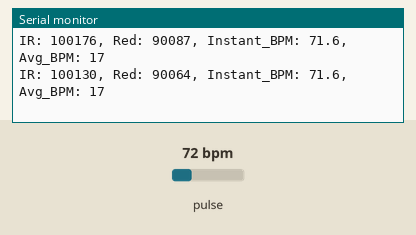
Bench run of a sketch on a simulated ESP8266 (NodeMCU). On the bench: the last lines printed to the serial monitor. Inputs (shaded band) come from the test bench; at power-on: pulse 72 bpm.

Above: at 1.2 s.
1.3 s: pulse set to 42 bpm
At 1.34 s:
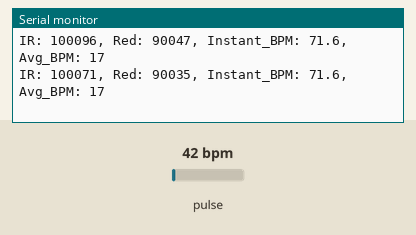
2.8 s: pulse set to 70 bpm
At 2.85 s:
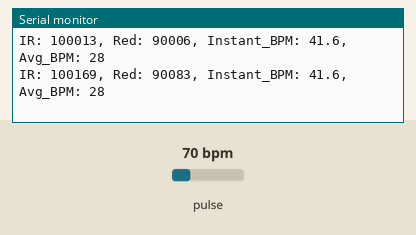
Timing chart, 0 to 5.8 s (numbered marks = the images above; inputs shaded):
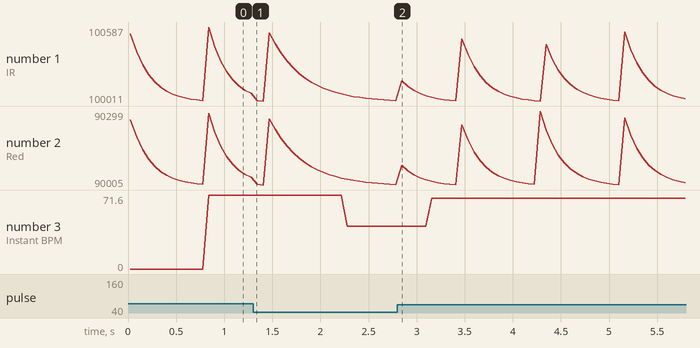

Measured:
- plotted number 1: 100071 → 100013 after the input at 1.3 s
- plotted number 3: 71.6 → 41.6 after the input at 1.3 s

The sketch:

05_max30102_test.ino
```cpp
#include <Arduino.h>
#include <Wire.h>
#include "MAX30105.h"
#include "heartRate.h"
#include "board_config.h"

MAX30105 particleSensor;

const byte RATE_SIZE = 4;
byte rates[RATE_SIZE];
byte rateSpot = 0;
long lastBeat = 0;
float beatsPerMinute = 0;
int beatAvg = 0;

void setup() {
  Serial.begin(115200);
  while (!Serial) delay(10);

  Serial.println("\n==========================================");
  B_PRINTF("  MAX30102 Heart Rate Sensor Test\n");
  B_PRINTF("  Board: %s\n", BOARD_TYPE_NAME);
  Serial.println("==========================================");

#if defined(ESP32) || defined(ESP8266)
  Wire.begin(I2C_SDA_PIN, I2C_SCL_PIN);
#else
  Wire.begin();
#endif

  if (!particleSensor.begin(Wire, I2C_SPEED_FAST)) {
    Serial.println("❌ MAX30102 was not found at 0x57. Please check wiring/power.");
    while (1) delay(100);
  }
  Serial.println("✅ MAX30102 Found and Initialized successfully!");

  particleSensor.setup();
  particleSensor.setPulseAmplitudeRed(0x0A);
  particleSensor.setPulseAmplitudeGreen(0);
}

void loop() {
  long irValue = particleSensor.getIR();

  if (irValue < 50000) {
    B_PRINTF("IR: %ld | [No finger detected - Place finger on sensor]\n", irValue);
    delay(500);
    return;
  }

  if (checkForBeat(irValue) == true) {
    long delta = millis() - lastBeat;
    lastBeat = millis();

    beatsPerMinute = 60.0f / (delta / 1000.0f);

    if (beatsPerMinute < 255 && beatsPerMinute > 20) {
      rates[rateSpot++] = (byte)beatsPerMinute;
      rateSpot %= RATE_SIZE;

      beatAvg = 0;
      for (byte x = 0; x < RATE_SIZE; x++) beatAvg += rates[x];
      beatAvg /= RATE_SIZE;
    }
  }

  long redValue = particleSensor.getRed();
  B_PRINTF("IR: %ld, Red: %ld, Instant_BPM: %.1f, Avg_BPM: %d\n",
           irValue, redValue, beatsPerMinute, beatAvg);
  delay(50);
}
```

board_config.h
```cpp
#ifndef BOARD_CONFIG_H
#define BOARD_CONFIG_H

#include <Arduino.h>

// ==============================================================================
// 1. Automatic Architecture Detection & Pin Mapping
// ==============================================================================

#if defined(ESP32)
  // ---------------- ESP32 Configuration ----------------
  #define BOARD_TYPE_NAME   "ESP32 DevKit (3.3V Logic)"
  #define I2C_SDA_PIN       21
  #define I2C_SCL_PIN       22
  #define EMG_PIN           34    // ADC1 CH6
  #define FSR_PIN           35    // ADC1 CH7
  #define ADC_MAX_VAL       4095  // 12-bit ADC
  #define SYSTEM_VCC        3.3f
  #define HAS_DUAL_ADC      1

  inline void setupBoardAdc() {
    analogReadResolution(12);
    analogSetAttenuation(ADC_11db); // 0 - 3.3V
  }

#elif defined(ESP8266)
  // ---------------- ESP8266 Configuration ----------------
  #define BOARD_TYPE_NAME   "ESP8266 NodeMCU / D1 Mini (3.3V Logic)"
  #define I2C_SDA_PIN       4     // D2
  #define I2C_SCL_PIN       5     // D1
  #define EMG_PIN           A0    // ESP8266 มี ADC Pin เดียว (A0)
  #define FSR_PIN           A0    // สลับเสียบสาย A0 เมื่อต้องการทดสอบ FSR
  #define ADC_MAX_VAL       1023  // 10-bit ADC
  #define SYSTEM_VCC        3.3f
  #define HAS_DUAL_ADC      0

  inline void setupBoardAdc() {
    // ESP8266 default is 10-bit 0-1.0V (or 0-3.3V on NodeMCU with onboard divider)
  }

#elif defined(ARDUINO_ARCH_AVR)
  // ---------------- Arduino Uno / Nano (ATmega328P) ----------------
  #define BOARD_TYPE_NAME   "Arduino Uno / Nano (5.0V Logic)"
  #define I2C_SDA_PIN       A4    // Fixed Hardware I2C SDA
  #define I2C_SCL_PIN       A5    // Fixed Hardware I2C SCL
  #define EMG_PIN           A0
  #define FSR_PIN           A1
  #define ADC_MAX_VAL       1023  // 10-bit ADC
  #define SYSTEM_VCC        5.0f
  #define HAS_DUAL_ADC      1

  inline void setupBoardAdc() {
    // AVR default is 10-bit with 5V VCC reference
  }

#else
  #error "Unsupported Microcontroller Architecture! Supported: ESP32, ESP8266, Arduino Uno (AVR)"
#endif

// ==============================================================================
// 2. Cross-Platform Printf Helper (Supports AVR Serial without native printf)
// ==============================================================================

#if defined(ARDUINO_ARCH_AVR)
  #include <stdarg.h>
  inline void boardPrintf(const char *fmt, ...) {
    char buf[128];
    va_list args;
    va_start(args, fmt);
    vsnprintf(buf, sizeof(buf), fmt, args);
    va_end(args);
    Serial.print(buf);
  }
  #define B_PRINTF boardPrintf
#else
  #define B_PRINTF Serial.printf
#endif

#endif // BOARD_CONFIG_H
```
